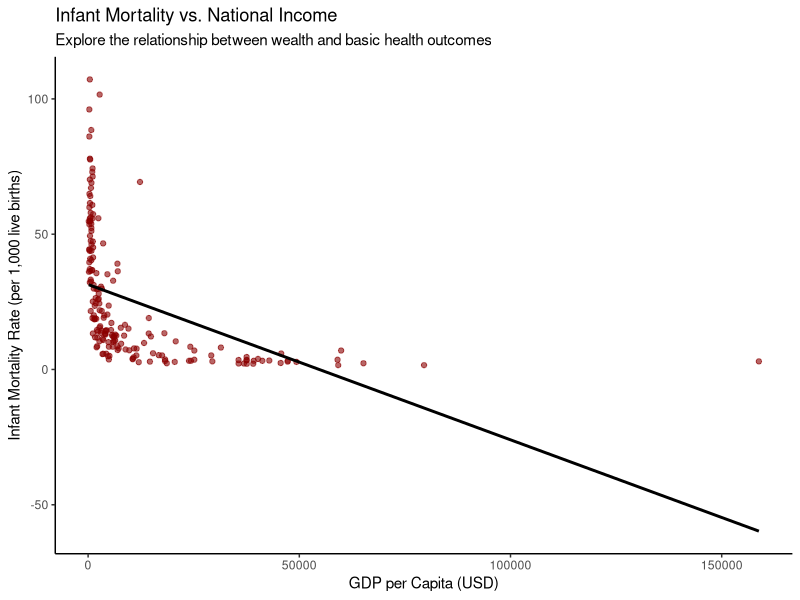
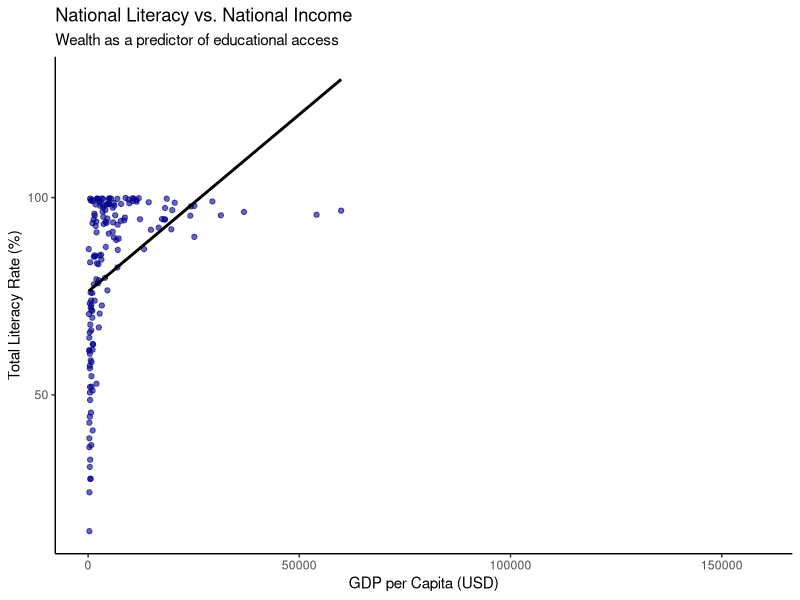

Generate these figures, in order, with R:
# Preliminaries
# -------------------------------------------------
# Course: Foundations of Development Policy
# Topic: Global Development Indicators, Wealth, and Human Welfare
# -------------------------------------------------
rm(list = ls())
library(tidyverse)

# Load data and convert to a modern tibble
dev_data <- as_tibble(read.csv("../data/wb_dev_ind.csv"))

# Question 1: Summary Statistics
# -------------------------------------------------
# Examining central tendencies and dispersions of macro-level development indicators
summary(dev_data, digits = 5)

mean_gdp <- mean(dev_data$gdp_per_capita, na.rm = TRUE)
sd_gdp   <- sd(dev_data$gdp_per_capita, na.rm = TRUE)

mean_lit <- mean(dev_data$literacy_all, na.rm = TRUE)
sd_lit   <- sd(dev_data$literacy_all, na.rm = TRUE)

# Fixed bug: na.rm parameter value was missing in the original script
sd_infant_mortality <- sd(dev_data$infant_mortality, na.rm = TRUE)

print(mean_gdp)
print(sd_gdp)
print(mean_lit)
print(sd_lit)
print(sd_infant_mortality)


# Question 2: Gender Disparities in Literacy
# -------------------------------------------------
# Analyzing global adult illiteracy rates across genders
illiteracy_male   <- 100 - mean(dev_data$literacy_male, na.rm = TRUE)
illiteracy_female <- 100 - mean(dev_data$literacy_female, na.rm = TRUE)

print(illiteracy_male)
print(illiteracy_female)


# Question 3: Comparative Cohort Analysis (Top 50 vs Bottom 50 countries by GDP)
# -------------------------------------------------
# ECONOMIC INTUITION: Comparing educational outcomes across wealth boundaries. 
# We segment the global sample into extreme cohorts to explore how structural 
# underdevelopment and poverty correlate with national illiteracy.

# Cohort A: Top 50 richest countries by GDP per Capita
df_top50 <- dev_data %>%
  slice_max(order_by = gdp_per_capita, n = 50) %>%
  mutate(illiteracy_rate = 100 - literacy_all)

summary(df_top50)

# Cohort B: Bottom 50 poorest countries by GDP per Capita
df_min50 <- dev_data %>%
  slice_min(order_by = gdp_per_capita, n = 50) %>%
  mutate(illiteracy_rate = 100 - literacy_all)

summary(df_min50)


# Question 4: Econometric Modeling - Welfare and Wealth
# -------------------------------------------------
# MODEL 1: Bivariate relationship between Infant Mortality and Economic Wealth
# Specification: InfantMortality_i = alpha + beta * GDP_per_capita_i + epsilon_i
#
# INTERPRETATION CAVEATS:
# While wealth is a strong predictor of child survival, this bivariate correlation 
# does not establish causality. Confounding variables (e.g., national healthcare 
# infrastructure, institution quality, social safety nets) are omitted, which 
# would likely lead to Omitted Variable Bias (OVB) in our beta coefficient.

# Fixed bug: original script called summary(model) instead of summary(model_1)
model_infant_mortality <- lm(infant_mortality ~ gdp_per_capita, data = dev_data)
summary(model_infant_mortality)

# Visualizing Infant Mortality vs GDP per Capita
p1 <- ggplot(dev_data, aes(x = gdp_per_capita, y = infant_mortality)) +
  geom_point(alpha = 0.6, color = "darkred") +
  geom_smooth(method = "lm", se = FALSE, color = "black", linewidth = 1) +
  labs(
    x = "GDP per Capita (USD)",
    y = "Infant Mortality Rate (per 1,000 live births)",
    title = "Infant Mortality vs. National Income",
    subtitle = "Explore the relationship between wealth and basic health outcomes"
  ) +
  theme_classic()

print(p1)
ggsave("gdp_vs_infant_mortality.png", plot = p1, width = 7, height = 5)


# MODEL 2: Bivariate relationship between Literacy and Economic Wealth
# Specification: LiteracyAll_i = alpha + gamma * GDP_per_capita_i + u_i
model_literacy <- lm(literacy_all ~ gdp_per_capita, data = dev_data)
summary(model_literacy)

# Visualizing Literacy vs GDP per Capita
p2 <- ggplot(dev_data, aes(x = gdp_per_capita, y = literacy_all)) +
  geom_point(alpha = 0.6, color = "darkblue") +
  geom_smooth(method = "lm", se = FALSE, color = "black", linewidth = 1) +
  labs(
    x = "GDP per Capita (USD)",
    y = "Total Literacy Rate (%)",
    title = "National Literacy vs. National Income",
    subtitle = "Wealth as a predictor of educational access"
  ) +
  theme_classic()

print(p2)
ggsave("gdp_vs_literacy.png", plot = p2, width = 7, height = 5)
